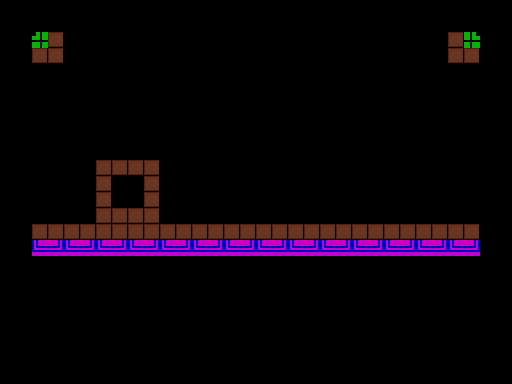

A 2D game scene composited from a Tiled map and its tileset images. What follows is a short description and the map's XML, with each tile layer's data collapsed to a summary:
An orthogonal 32x24 tile map with 16x16 px tiles, 2 tile layers (Tiles, Collision), 3 tilesets and 13 objects (8x water, 3x portal, water_trigger, launcher).

<map version="1.0" orientation="orthogonal" width="32" height="24" tilewidth="16" tileheight="16">
 <properties>
  <property name="background_color" value="#000000" />
 </properties>
 <tileset firstgid="1" name="tiles" tilewidth="16" tileheight="16">
  <image source="../images/tiles.gif" width="192" height="160" />
 </tileset>
 <tileset firstgid="121" name="metatiles" tilewidth="16" tileheight="16">
  <image source="../images/metatiles.png" width="48" height="16" />
  <tile id="0">
   <properties>
    <property name="type" value="solid" />
   </properties>
  </tile>
  <tile id="1">
   <properties>
    <property name="type" value="lslope" />
   </properties>
  </tile>
  <tile id="2">
   <properties>
    <property name="type" value="rslope" />
   </properties>
  </tile>
 </tileset>
 <tileset firstgid="124" name="tiles2" tilewidth="16" tileheight="16">
  <image source="../images/tiles2.gif" width="400" height="256" />
 </tileset>
 <objectgroup name="Entities2" width="32" height="24" />
 <layer name="Tiles" width="32" height="24">
  <data>[768 cells, 72 non-empty, 28 distinct tile ids]</data>
 </layer>
 <layer name="Collision" width="32" height="24">
  <data>[768 cells, 46 non-empty, 1 distinct tile ids]</data>
 </layer>
 <objectgroup color="#0ca104" name="Entities" width="32" height="24">
  <object name="portal" x="64" y="0" width="384" height="32">
   <properties>
    <property name="to" value="scr034" />
   </properties>
  </object>
  <object name="portal" x="0" y="64" width="32" height="160">
   <properties>
    <property name="to" value="scr042" />
   </properties>
  </object>
  <object name="portal" x="480" y="64" width="32" height="160">
   <properties>
    <property name="to" value="scr036" />
   </properties>
  </object>
  <object name="water" x="368" y="224" width="16" height="16" />
  <object name="water" x="384" y="224" width="16" height="16" />
  <object name="water" x="336" y="224" width="16" height="16" />
  <object name="water_trigger" x="272" y="208" width="128" height="16" />
  <object name="water" x="352" y="224" width="16" height="16" />
  <object name="water" x="304" y="224" width="16" height="16" />
  <object name="water" x="288" y="224" width="16" height="16" />
  <object name="water" x="272" y="224" width="16" height="16" />
  <object name="water" x="320" y="224" width="16" height="16" />
  <object name="launcher" x="112" y="160" width="32" height="16" />
 </objectgroup>
</map>
